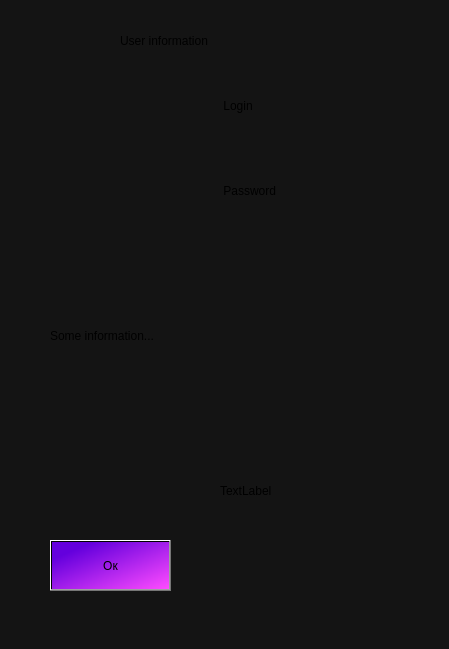
<?xml version="1.0" encoding="UTF-8"?>
<ui version="4.0">
 <class>settingsForm</class>
 <widget class="QDialog" name="settingsForm">
  <property name="geometry">
   <rect>
    <x>0</x>
    <y>0</y>
    <width>449</width>
    <height>649</height>
   </rect>
  </property>
  <property name="windowTitle">
   <string>Dialog</string>
  </property>
  <property name="styleSheet">
   <string notr="true">background-color:rgb(20, 20, 20);</string>
  </property>
  <widget class="QLabel" name="SetLabel">
   <property name="geometry">
    <rect>
     <x>120</x>
     <y>0</y>
     <width>271</width>
     <height>81</height>
    </rect>
   </property>
   <property name="text">
    <string>User information</string>
   </property>
  </widget>
  <widget class="QLabel" name="profileImg_2">
   <property name="geometry">
    <rect>
     <x>60</x>
     <y>130</y>
     <width>101</width>
     <height>101</height>
    </rect>
   </property>
   <property name="text">
    <string/>
   </property>
  </widget>
  <widget class="QLabel" name="loginLabel">
   <property name="geometry">
    <rect>
     <x>210</x>
     <y>120</y>
     <width>201</width>
     <height>41</height>
    </rect>
   </property>
   <property name="text">
    <string/>
   </property>
  </widget>
  <widget class="QLabel" name="passwordLabel">
   <property name="geometry">
    <rect>
     <x>210</x>
     <y>200</y>
     <width>201</width>
     <height>41</height>
    </rect>
   </property>
   <property name="text">
    <string/>
   </property>
  </widget>
  <widget class="QLabel" name="catImg">
   <property name="geometry">
    <rect>
     <x>220</x>
     <y>350</y>
     <width>201</width>
     <height>281</height>
    </rect>
   </property>
   <property name="text">
    <string>TextLabel</string>
   </property>
  </widget>
  <widget class="QPushButton" name="pushButton">
   <property name="geometry">
    <rect>
     <x>50</x>
     <y>540</y>
     <width>121</width>
     <height>51</height>
    </rect>
   </property>
   <property name="styleSheet">
    <string notr="true">background-color: qlineargradient(spread:pad, x1:0.159204, y1:0.205, x2:1, y2:1, stop:0 rgba(100, 0, 221, 255), stop:1 rgba(255, 76, 255, 255));</string>
   </property>
   <property name="text">
    <string>Ок</string>
   </property>
  </widget>
  <widget class="QLabel" name="label_2">
   <property name="geometry">
    <rect>
     <x>220</x>
     <y>80</y>
     <width>61</width>
     <height>51</height>
    </rect>
   </property>
   <property name="text">
    <string> Login</string>
   </property>
  </widget>
  <widget class="QLabel" name="label_5">
   <property name="geometry">
    <rect>
     <x>220</x>
     <y>170</y>
     <width>91</width>
     <height>41</height>
    </rect>
   </property>
   <property name="sizePolicy">
    <sizepolicy hsizetype="Fixed" vsizetype="Preferred">
     <horstretch>0</horstretch>
     <verstretch>0</verstretch>
    </sizepolicy>
   </property>
   <property name="text">
    <string> Password</string>
   </property>
  </widget>
  <widget class="QLabel" name="label_3">
   <property name="geometry">
    <rect>
     <x>50</x>
     <y>300</y>
     <width>151</width>
     <height>71</height>
    </rect>
   </property>
   <property name="text">
    <string>Some information...</string>
   </property>
  </widget>
  <widget class="QLabel" name="profileImg_div">
   <property name="geometry">
    <rect>
     <x>40</x>
     <y>110</y>
     <width>141</width>
     <height>141</height>
    </rect>
   </property>
   <property name="text">
    <string/>
   </property>
  </widget>
  <zorder>profileImg_div</zorder>
  <zorder>SetLabel</zorder>
  <zorder>profileImg_2</zorder>
  <zorder>loginLabel</zorder>
  <zorder>passwordLabel</zorder>
  <zorder>catImg</zorder>
  <zorder>pushButton</zorder>
  <zorder>label_2</zorder>
  <zorder>label_5</zorder>
  <zorder>label_3</zorder>
 </widget>
 <resources/>
 <connections/>
</ui>
